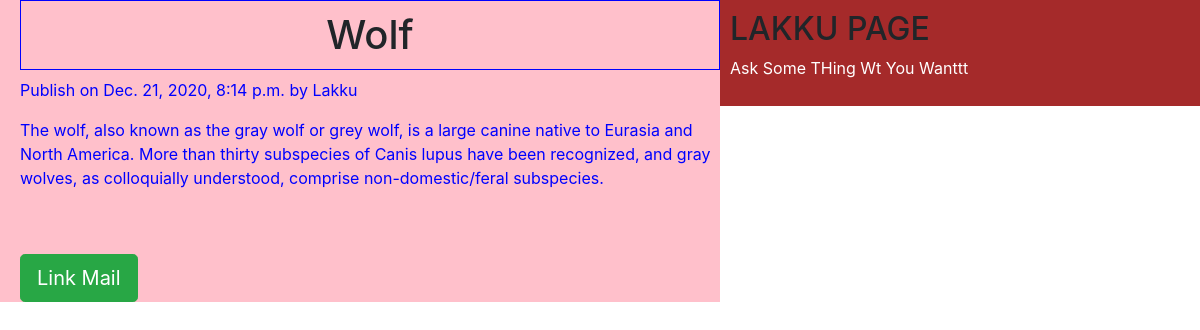
The page /2020/12/21/Wolf-Bio/ on the database its author committed.
### app2/models.py (models this page shows, shortened)
class Post(models.Model):
	STATUS_CHOICES= (('draft','Draft'),('published','Published'))
	title= models.CharField(max_length=20)
	slug= models.SlugField(max_length=200, unique_for_date='publish')
	author= models.ForeignKey(User, related_name='blog_posts', on_delete=models.CASCADE)
	body= models.TextField()
	publish= models.DateTimeField(default=timezone.now)
	created= models.DateTimeField(auto_now_add=True)
	updated= models.DateTimeField(auto_now=True)
	status= models.CharField(max_length=50, choices=STATUS_CHOICES, default='draft')
	objects= CustomManager()
	class Meta:
		ordering=('-publish',)

### app2/views.py (the view)
# urls.py: re_path(r'^(?P<year>\d{4})/(?P<month>\d{2})/(?P<day>\d{2})/(?P<post>[-\w]+)/$',views.post_detail_view,name='post_detail'),
def post_detail_view(request,year,month,day,post):
	post = get_object_or_404(Post,slug=post,status='published',publish__year=year,publish__month=month,publish__day=day)
	my_dict={'post':post}
	return render(request=request, template_name='app2/detail.html', context=my_dict)

### app2/models.py (called while the page is built)
	def get_queryset(self):
		return super(). get_queryset(). filter(status='published')

### template/app2/detail.html (shortened to what this page needs)
{% extends "app2/base.html" %}
{% block content_block %}
	<h1>{{ post.title }}</h1>
	<p>Publish on {{ post.publish }} by {{ post.author|title }}</p>
		   {{ post.body|linebreaks }}
    <br><br>
    <a href="/{{ post.id }}/share" class="btn btn-lg btn-success" target="blank">Link Mail</a>
{% endblock content_block %}

### static/css/app2/post.css (style rules this page uses)
h1 { text-align: center; padding: 10px; border: 1px solid blue; }
p { color:blue; }

### rows shown on the page
Post: title "Wolf", publish "Dec. 21, 2020, 8:14 p.m.", author "Lakku", body "The wolf, also known as the gray wolf or grey wolf, is a large canine native to Eurasia and North America. More than thirty subspecies of Canis lupus have been recognized, and gray wolves, as colloquially understood, comprise non-domestic/feral subspecies."
